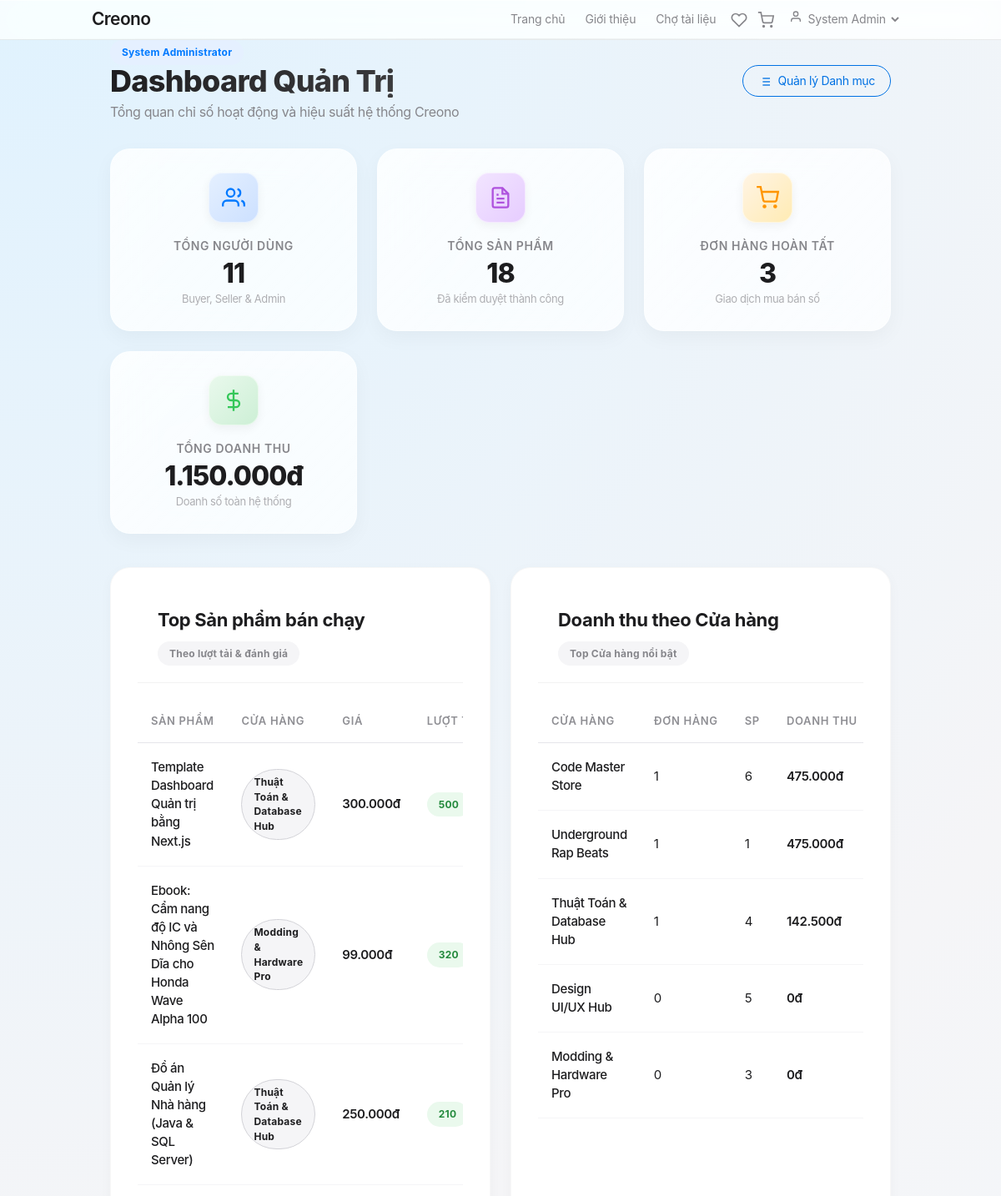
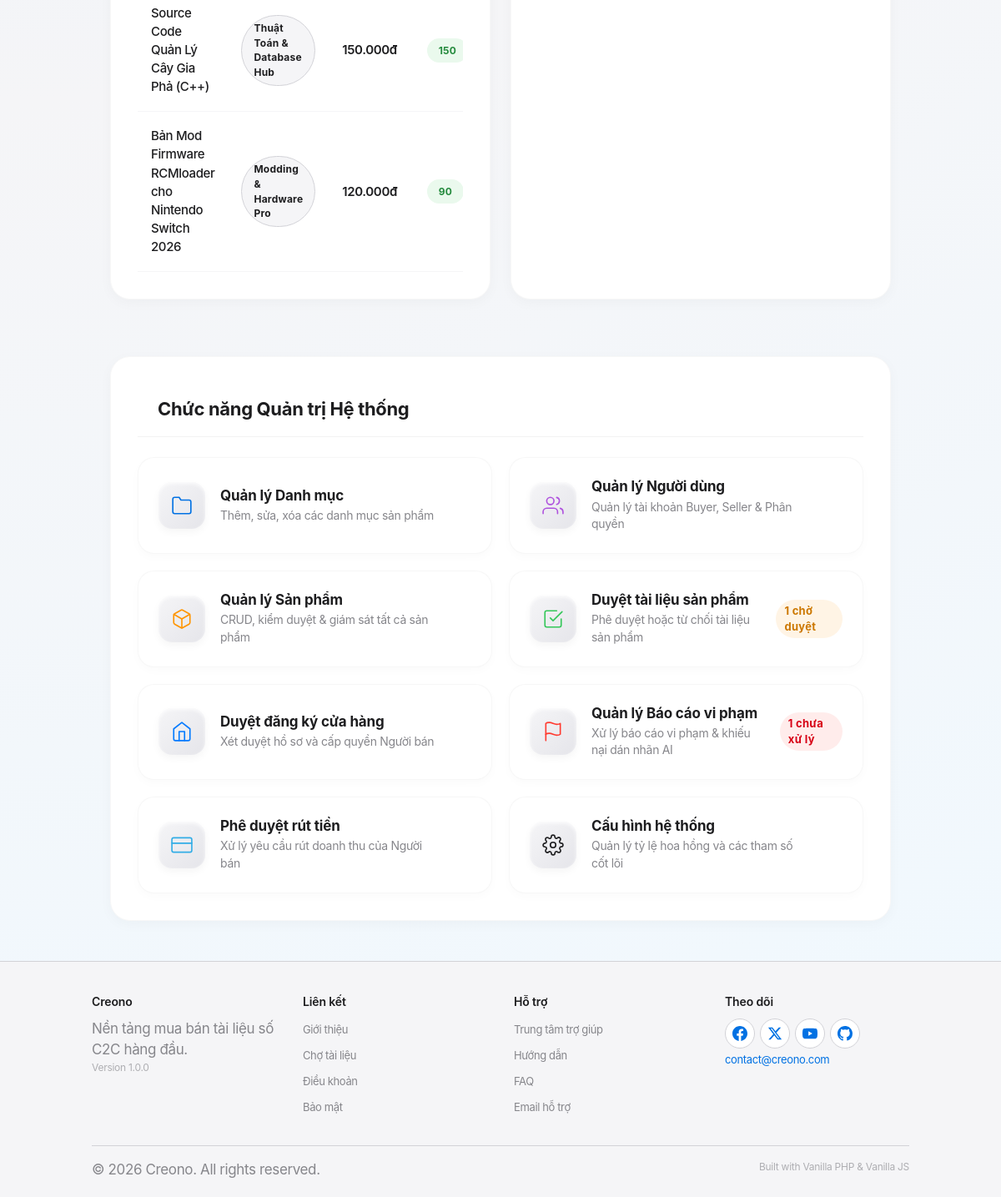
The page /admin/dashboard (signed in) on the database its author committed (2 pictures, top to bottom).
### tables this page shows
CREATE TABLE products (
    id BIGINT AUTO_INCREMENT PRIMARY KEY,
    store_id BIGINT NOT NULL,
    category_id BIGINT DEFAULT NULL,
    title VARCHAR(255) NOT NULL,
    description TEXT DEFAULT NULL,
    price DECIMAL(19,4) NOT NULL,
    preview_url VARCHAR(500) DEFAULT NULL,
    rating DECIMAL(3,2) DEFAULT 0.00,
    review_count INT DEFAULT 0,
    download_count INT DEFAULT 0,
    status TINYINT DEFAULT 1 COMMENT '1:Pending, 2:Approved, 3:Rejected',
    deleted_at DATETIME DEFAULT NULL,
    created_at DATETIME DEFAULT CURRENT_TIMESTAMP,
    CONSTRAINT fk_product_store FOREIGN KEY (store_id) REFERENCES stores(id),
    CONSTRAINT fk_product_category FOREIGN KEY (category_id) REFERENCES categories(id) ON DELETE SET NULL
);

### app/Views/admin/dashboard.php (the view, shortened to what the rows shown need)
<?php require APPROOT . '/Views/inc/header.php'; ?>
<div class="container mt-4 mb-5">
    <div class="admin-header flex-between mb-4">
        <div>
            <h1 class="admin-title">Dashboard Quản Trị</h1>
        </div>
    </div>
    <div class="row grid-2-col mb-5">
        <div class="admin-card">
            <div class="table-responsive">
                <table class="admin-table">
                    <thead>
                        <tr>
                            <th>Sản phẩm</th>
                            <th>Cửa hàng</th>
                            <th>Giá</th>
                            <th>Lượt tải</th>
                        </tr>
                    </thead>
                    <tbody>
                        <?php if (!empty($data['top_products'])): ?>
                            <?php foreach ($data['top_products'] as $prod): ?>
                                <tr>
                                    <td class="font-medium"><?php echo htmlspecialchars($prod->title); ?></td>
                                    <td><span
                                            class="badge badge-secondary"><?php echo htmlspecialchars($prod->store_name); ?></span>
                                    </td>
                                    <td class="font-semibold"><?php echo number_format($prod->price, 0, ',', '.'); ?>đ</td>
                                    <td><span
                                            class="badge badge-success"><?php echo number_format($prod->download_count); ?></span>
                                    </td>
                                </tr>
                            <?php endforeach; ?>
                        <?php else: ?>
                            <tr>
                                <td colspan="5" class="text-center text-muted">Chưa có sản phẩm nào</td>
                            </tr>
                        <?php endif; ?>
                    </tbody>
                </table>
            </div>
        </div>
        <div class="admin-card">
            <div class="table-responsive">
                <table class="admin-table">
                    <thead>
                        <tr>
                            <th>Cửa hàng</th>
                            <th>Đơn hàng</th>
                            <th>SP</th>
                            <th>Doanh thu</th>
                        </tr>
                    </thead>
                </table>
            </div>
        </div>
    </div>
</div>
<?php require APPROOT . '/Views/inc/footer.php'; ?>

### rows shown on the page
products: title "Template Dashboard Quản trị bằng Next.js", store_name "Thuật Toán & Database Hub", price "300.000", download_count "500"
products: title "Ebook: Cẩm nang độ IC và Nhông Sên Dĩa cho Honda Wave Alpha 100", store_name "Modding & Hardware Pro", price "99.000", download_count "320"
products: title "Đồ án Quản lý Nhà hàng (Java & SQL Server)", store_name "Thuật Toán & Database Hub", price "250.000", download_count "210"
products: title "Source Code Quản Lý Cây Gia Phả (C++)", store_name "Thuật Toán & Database Hub", price "150.000", download_count "150"
products: title "Bản Mod Firmware RCMloader cho Nintendo Switch 2026", store_name "Modding & Hardware Pro", price "120.000", download_count "90"

### other values the page prints
SITENAME "Creono"
$_SESSION['user_name'] "System Admin"
$data['total_users'] "11"
$data['total_products'] "18"
$data['total_orders'] "3"
$data['total_revenue'] "1.150.000"
$seller->store_name "Code Master Store"
$seller->total_orders "1"
$seller->total_products "6"
$seller->total_revenue "475.000"
$seller->store_name "Underground Rap Beats"
$seller->total_products "1"
$seller->store_name "Thuật Toán & Database Hub"
$seller->total_products "4"
$seller->total_revenue "142.500"
